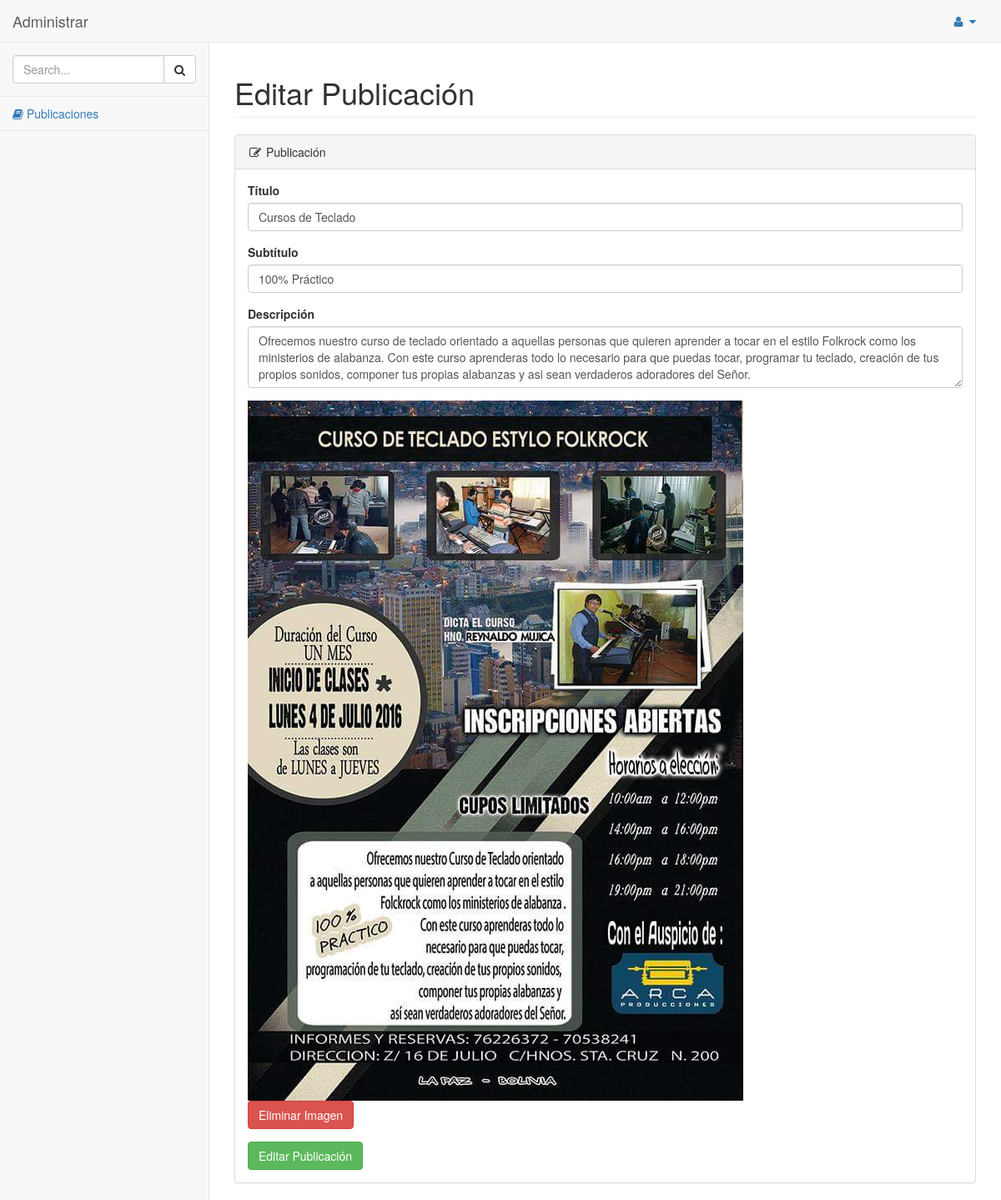
The page /index.php/publicacion/editar/1 on the database its author committed.
### tables this page shows
create table publicacion (
	id int unsigned auto_increment,
	titulo varchar(45) not null,
	subtitulo varchar(45),
	descripcion text,
	imagen varchar(100),
	fechapub int unsigned not null,
	primary key(id)
);

### application/controllers/Publicacion.php (called while the page is built, shortened)
<?php
class Publicacion extends CI_Controller
{
	public function __construct()
	{
		$this->load->helper('form');
		$this->load->helper('date');
		$config['upload_path'] = './public/img/';
		$config['allowed_types'] = 'gif|jpg|png';
		$this->load->library('upload', $config);
		$this->load->library('form_validation');
		$this->load->model('publicacion_model');
	}
	public function editar($id)
	{
		if (is_numeric($id) && $id > 0) {
			$data['title'] = 'Editar Publicación';
			$data['publicacion'] = $this->publicacion_model->find($id);
			return $this->load->view('admin/publicacion/update', $data);
		}
	}
}

### index.php (called while the page is built, shortened)
<?php
require_once BASEPATH.'core/CodeIgniter.php';

### application/models/Publicacion_model.php (called while the page is built, shortened)
<?php
class Publicacion_model extends CI_Model
{
	public function find($id)
	{
		$this->db->where('id', $id);
		$query = $this->db->get('publicacion');
		return $query->row();
	}
}

### application/views/admin/publicacion/update.php (the view, shortened to what this page needs)
<?php $this->load->view('admin/templates/header'); ?>
    <div id="page-wrapper">
        <div class="row">
            <div class="col-lg-12">
                <h1 class="page-header">Editar Publicación</h1>
            </div>
        </div>
        <div class="row">
            <div class="col-lg-12">
                <div class="panel panel-default">
                    <div class="panel-heading">
                        <i class="fa fa-edit fa-fw"></i> Publicación
                    </div>
                    <div class="panel-body">
                        <?php if ($publicacion->imagen == NULL) { ?>
                            <?= form_open_multipart('publicacion/editar/'.$publicacion->id); ?>
                        <?php } else { ?>
                            <?= form_open('publicacion/editar/'.$publicacion->id); ?>
                        <?php } ?>
                            <?php $this->load->view('admin/publicacion/form.php') ?>
                            <?php if ($publicacion->imagen == NULL) { ?>
                                <div class="form-group">
                                    <?= form_label('Imagen', 'imagen'); ?>
                                    <?= form_upload('imagen', ''); ?>
                                    <?php
                                    if(isset($error)){
                                        echo '<span style="color:red;">' . $error['error'] . '</span>';
                                    }
                                    ?>
                                </div>
                            <?php } else { ?>
                                <div class="form-group">
                                    <img src="<?= base_url('public/img/'.$publicacion->imagen); ?>" class="img-responsive">
                                    <a href="<?= site_url('publicacion/eliminar_imagen/'.$publicacion->id); ?>" class="btn btn-danger" id="btn-eliminar">Eliminar Imagen</a>
                                </div>
                            <?php } ?>
                            <?= form_submit('', 'Editar Publicación', ['class'=>'btn btn-success']); ?>
                        <?= form_close(); ?>
                    </div>
                </div>
            </div>
        </div>
    </div>

### application/views/admin/publicacion/form.php (shortened to what this page needs)
<div class="form-group">
    <?= form_label('Título', 'titulo'); ?>
    <?= form_input('titulo', set_value('titulo',@$publicacion->titulo), ['class'=>'form-control', 'placeholder'=>'Ingresar Título']); ?>
</div>
<div class="form-group">
    <?= form_label('Subtítulo', 'subtitulo'); ?>
    <?= form_input('subtitulo', set_value('subtitulo',@$publicacion->subtitulo), ['class'=>'form-control', 'placeholder'=>'Ingresar Subtítulo']); ?>
</div>
<div class="form-group">
    <?= form_label('Descripción', 'descripcion'); ?>
    <?= form_textarea(['name'=>'descripcion', 'rows'=>'3'], set_value('descripcion',@$publicacion->descripcion), ['class'=>'form-control', 'placeholder'=>'Ingresar Descripción']); ?>
</div>

### public/css/sb-admin-2.css (style rules this page uses)
body { background-color: #f8f8f8; }
#page-wrapper { padding: 0 15px; min-height: 568px; background-color: #fff; }
@media (min-width:768px) { #page-wrapper { position: inherit; margin: 0 0 0 250px; padding: 0 30px; border-left: 1px solid #e7e7e7; } }

### rows shown on the page
publicacion: titulo "Cursos de Teclado", subtitulo "100% Práctico", descripcion "Ofrecemos nuestro curso de teclado orientado a aquellas personas que quieren aprender a tocar en el estilo Folkrock como los ministerios de alabanza. Con este curso aprenderas todo lo necesario para que puedas tocar, programar tu teclado, creación de tus propios sonidos, componer tus propias alabanzas y asi sean verdaderos adoradores del Señor.", imagen (picture)

### other values the page prints
form_label('Título', 'titulo') "Título"
form_label('Subtítulo', 'subtitulo') "Subtítulo"
form_label('Descripción', 'descripcion') "Descripción"
